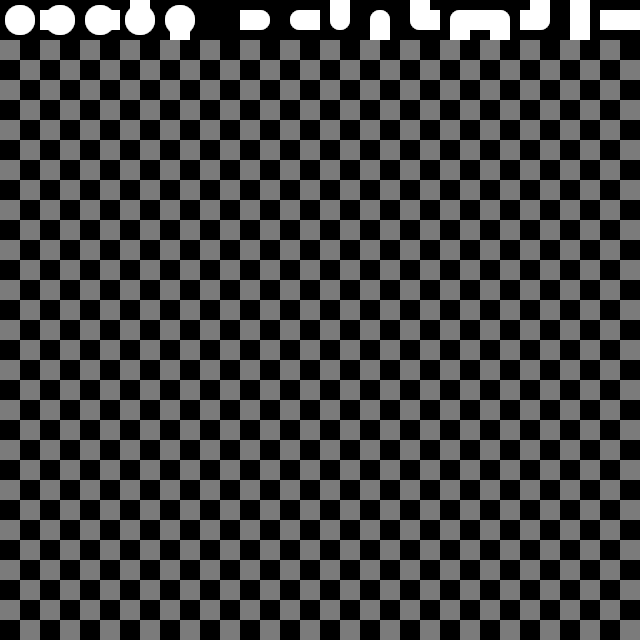
#> input picture flow_free_sprites2.png, 640 x 640 px
$ python modify_sprite_colors.py
#> lines starting #> are read from the running program, lines starting #| are printed output that depends on the picture; after the words box and inside, x2 and y2 are one past the last pixel; in counts of white or black regions, pixels touching at a corner belong together
import numpy as np

# from matplotlib import pyplot as plt
from PIL import Image

img = np.array(Image.open("flow_free_sprites2.png"))
#> img is the input picture: shape (640, 640); min 0, max 255, mean 64.6
print(img)
#> (printed output is left out)
y_chunks = ((None, 40),)
x_chunks = ((40, 200), (240, None))
for y_chunk in y_chunks:
    for x_chunk in x_chunks:
        print(y_chunk, x_chunk)
        img[slice(*y_chunk), slice(*x_chunk)] = np.clip(
            img[slice(*y_chunk), slice(*x_chunk)], 75, 255,
        )
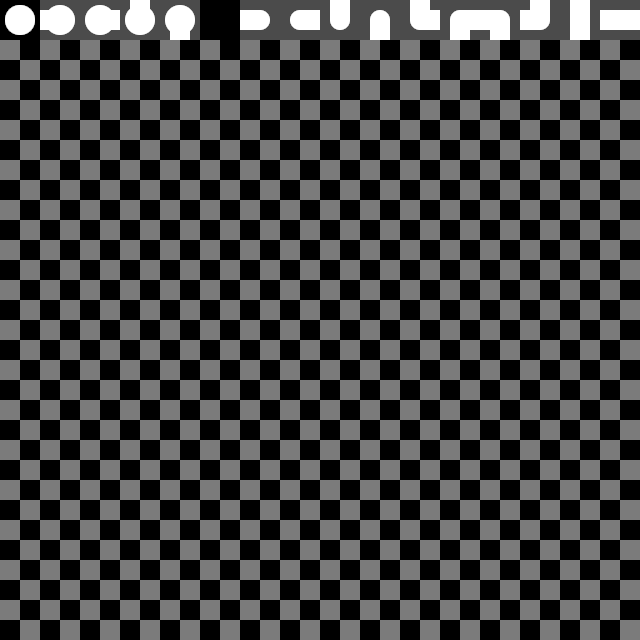
#> img: shape (640, 640); 2.91% of pixels changed, all inside (x1, y1, x2, y2) = (40, 0, 640, 40)
# plt.imshow(img)
# plt.show()
out = Image.fromarray(img, mode="L")
out.save("flow_free_sprites3.png")

$ run again, with flow_free_sprites.png copied over flow_free_sprites2.png
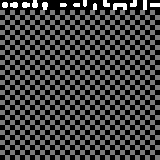
#> input picture flow_free_sprites.png, 160 x 160 px
#> img is the input picture: shape (160, 160); min 0, max 255, mean 63
#> (printed output is left out)
#> after the loop `for y_chunk in y_chunks:`:
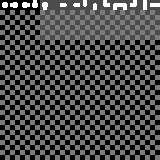
#> img: shape (160, 160); 10.23% of pixels changed, all inside (x1, y1, x2, y2) = (40, 0, 160, 40)
